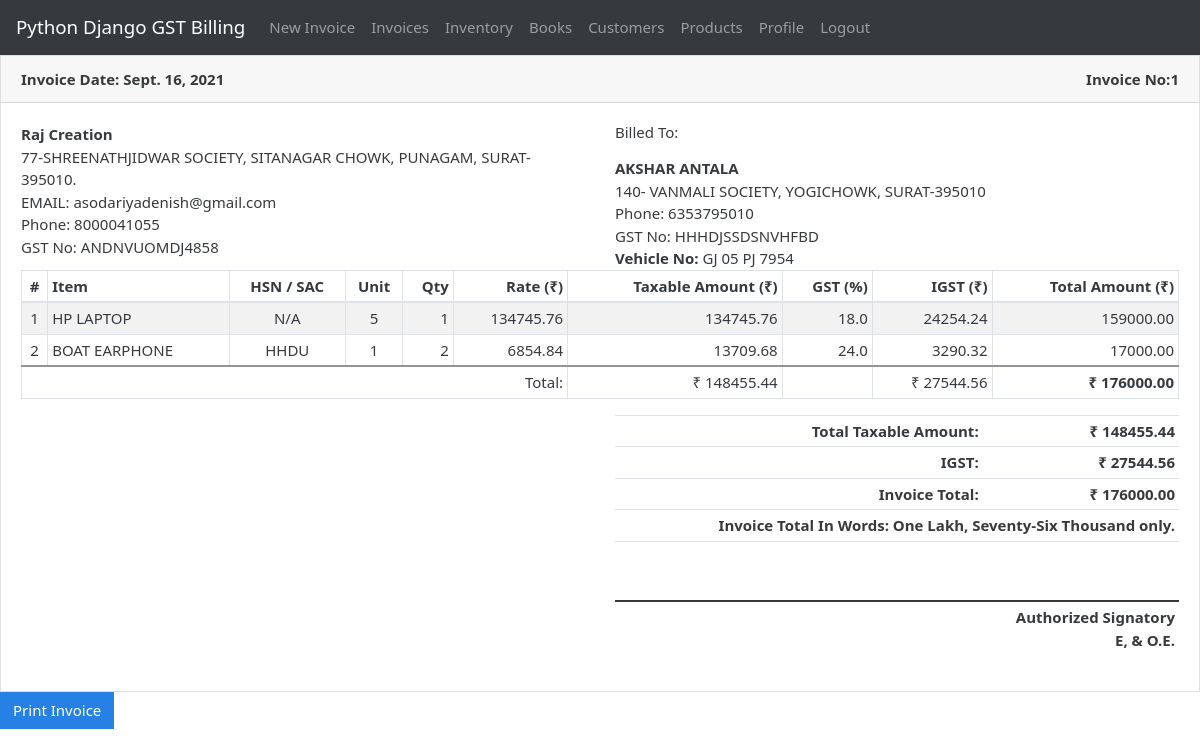
The page /invoice/2 (signed in) on the database its author committed.
### gstbillingapp/models.py (models this page shows, shortened)
class Invoice(models.Model):
    user = models.ForeignKey(User, null=True, blank=True, on_delete=models.SET_NULL)
    invoice_number = models.IntegerField()
    invoice_date = models.DateField()
    invoice_customer = models.ForeignKey(
        'Customer',
        on_delete=models.SET_NULL,
        null=True
    )
    invoice_json = models.TextField()
    inventory_reflected = models.BooleanField(default=True)
    books_reflected = models.BooleanField(default=True)

class UserProfile(models.Model):
    user = models.OneToOneField(User, on_delete=models.CASCADE)
    business_title = models.CharField(max_length=100, blank=True, null=True)
    business_address = models.TextField(max_length=400, blank=True, null=True)
    business_email = models.EmailField(blank=True, null=True)
    business_phone = models.CharField(max_length=20, blank=True, null=True)
    business_gst = models.CharField(max_length=15, blank=True, null=True)

### gstbillingapp/views.py (the view)
# urls.py: path('invoice/<int:invoice_id>', views.invoice_viewer, name='invoice_viewer'),
@login_required
def invoice_viewer(request, invoice_id):
    invoice_obj = get_object_or_404(Invoice, user=request.user, id=invoice_id)
    user_profile = get_object_or_404(UserProfile, user=request.user)
    context = {}
    context['invoice'] = invoice_obj
    context['invoice_data'] = json.loads(invoice_obj.invoice_json)
    print(context['invoice_data'])
    context['currency'] = "₹"
    context['total_in_words'] = num2words.num2words(int(context['invoice_data']['invoice_total_amt_with_gst']), lang='en_IN').title()
    context['user_profile'] = user_profile
    return render(request, 'gstbillingapp/invoice_printer.html', context)

### gstbillingapp/templates/gstbillingapp/invoice_printer.html (shortened to what this page needs)
{% extends "gstbillingapp/print_base.html" %}
{% block content %}
	<div class="card">
		<div class="card-header">
			<div class="row">
			<div class="col-sm-6 col-6"><strong>Invoice Date: {{invoice.invoice_date}}</strong></div>
			<div class="col-sm-6 text-right col-6"><strong>Invoice No:{{invoice.invoice_number}}</strong></div>
			</div>
		</div>
		<div class="card-body">
			<div class="row">
				<div class="col-sm-6 col-md-6 col-lg-6 col-6">
					<div>
						<strong>{{user_profile.business_title}}</strong>
					</div>
						<div id="invoice_profile_data">{{user_profile.business_address}}</div>
					{% if user_profile.business_email %}
						<div>EMAIL: {{user_profile.business_email}}</div>
					{% endif %}
					{% if user_profile.business_phone %}
						<div>Phone: {{user_profile.business_phone}}</div>
					{% endif %}
					{% if user_profile.business_gst %}
						<div>GST No: {{user_profile.business_gst}}</div>
					{% endif %}
				</div>
				<div class="col-sm-6 col-md-6 col-lg-6 col-6">
					<h6 class="mb-3">Billed To:</h6>
					<div>
						<strong>{{ invoice_data.customer_name }}</strong>
					</div>
					<div>{{ invoice_data.customer_address }}</div>
					<div>Phone: {{ invoice_data.customer_phone }}</div>
					<div>GST No: {{ invoice_data.customer_gst }}</div>
					{% if invoice_data.vehicle_number %}
					<div><strong>Vehicle No:</strong> {{ invoice_data.vehicle_number }}</div>
					{% endif %}
				</div>
			</div>
			<div class="table-responsive-sm">
				<table class="table table-striped table-invoice">
					<thead>
						<tr>
							<th class="text-center">#</th>
							<th class="text-left">Item</th>
							<th class="text-center">HSN / SAC</th>
							<th class="text-center">Unit</th>
							<th class="text-right">Qty</th>
							<th class="text-right">Rate ({{ currency }})</th>
							<th class="text-right">Taxable Amount ({{ currency }})</th>
							<th class="text-right">GST (%)</th>
							{% if invoice_data.igstcheck %}
								<th class="text-right">IGST ({{ currency }})</th>
							{% else %}
								<th class="text-right">CGST ({{ currency }})</th>
								<th class="text-right">SGST ({{ currency }})</th>
							{% endif %}
							<th class="text-right">Total Amount ({{ currency }})</th>
						</tr>
					</thead>
					<tbody>
						{% for item in invoice_data.items %}
						<tr>
							<td class="text-center">{{ forloop.counter }}</td>
							<td class="text-left strong">{{ item.invoice_product }}</td>
							<td class="text-center">{{ item.invoice_hsn }}</td>
							<td class="text-center">{{ item.invoice_unit }}</td>
							<td class="text-right">{{ item.invoice_qty }}</td>
							<td class="text-right">{{ item.invoice_rate_without_gst|floatformat:2 }}</td>
							<td class="text-right">{{ item.invoice_amt_without_gst|floatformat:2 }}</td>
							<td class="text-right">{{ item.invoice_gst_percentage }}</td>
							{% if invoice_data.igstcheck %}
								<td class="text-right">{{ item.invoice_amt_igst|floatformat:2 }}</td>
							{% else %}
								<td class="text-right">{{ item.invoice_amt_cgst|floatformat:2 }}</td>
								<td class="text-right">{{ item.invoice_amt_sgst|floatformat:2 }}</td>
							{% endif %}
							<td class="text-right">{{ item.invoice_amt_with_gst|floatformat:2 }}</td>
						</tr>
						{% endfor %}
						<tr id="table-invoice-total-row">
							{% if invoice_data.igstcheck %}
								<td class="text-right" colspan="6">Total: </td>
								<td class="text-right">{{ currency }} {{ invoice_data.invoice_total_amt_without_gst|floatformat:2 }}</td>
								<td class="text-right"></td>
								<td class="text-right">{{ currency }} {{invoice_data.invoice_total_amt_igst|floatformat:2 }}</td>
							{% endif %}
							<td class="text-right"><strong>{{ currency }} {{ invoice_data.invoice_total_amt_with_gst|floatformat:2 }}</strong></td>
						</tr>
					</tbody>
				</table>
			</div>
			<div class="row">
				<div class="col-sm-6 col-lg-6 col-md-6">
				</div>
				<div class="col-sm-6 col-lg-6 col-md-6">
					<table class="table text-right" id="invoice-grand-total-table">
						<tr>
							<td>Total Taxable Amount: </td>
							<td>{{ currency }} {{ invoice_data.invoice_total_amt_without_gst|floatformat:2 }}</td>
						</tr>
						{% if invoice_data.igstcheck %}
							<tr>
								<td>IGST: </td>
								<td>{{ currency }} {{ invoice_data.invoice_total_amt_igst|floatformat:2 }}</td>
							</tr>
						{% endif %}
						<tr>
							<td>Invoice Total: </td>
							<td>{{ currency }} {{invoice_data.invoice_total_amt_with_gst|floatformat:2 }}</td>
						</tr>
						<tr>
							<td colspan="2" class="text-middle">
								Invoice Total In Words: {{ total_in_words }} only.
							</td>
						</tr>
						<tr id="invoice-signature-row">
							<td colspan="2"></td>
						</tr>
						<tr id="invoice-signature-text-row">
							<td colspan="2">Authorized Signatory<br> E, & O.E.	</td>
						</tr>
					</table>
				</div>
			</div>
		</div>
	</div>
	<button onclick="window.print();" class="btn btn-primary d-print-none">Print Invoice</button>
{% endblock %}

### gstbillingapp/static/gstbillingapp/main.css (style rules this page uses)
.table-invoice td, .table-invoice th { border: solid #dee2e6 1px; }
.table-invoice td, .table-invoice th { padding: .25rem; }
#table-invoice-total-row { border-top: 2px solid #939393; background: white; }
#invoice-grand-total-table td { font-weight: bold; padding: .25rem; }
#invoice-signature-text-row { border-top: : 2px solid; }
#invoice-signature-row { border-bottom: 2px solid; height: 4em; }
#invoice_profile_data { white-space: pre-line; }

### rows shown on the page
Invoice: invoice_date "Sept. 16, 2021", invoice_number "1"
UserProfile: business_title "Raj Creation", business_address "77-SHREENATHJIDWAR SOCIETY, SITANAGAR CHOWK, PUNAGAM, SURAT-395010.", business_email "asodariyadenish@gmail.com", business_phone "8000041055", business_gst "ANDNVUOMDJ4858"

### other values the page prints
{{ invoice_data.customer_name }} "AKSHAR ANTALA"
{{ invoice_data.customer_address }} "140- VANMALI SOCIETY, YOGICHOWK, SURAT-395010"
{{ invoice_data.customer_phone }} "6353795010"
{{ invoice_data.customer_gst }} "HHHDJSSDSNVHFBD"
{{ invoice_data.vehicle_number }} "GJ 05 PJ 7954"
{{ currency }} "₹"
{{ item.invoice_product }} "HP LAPTOP" "BOAT EARPHONE"
{{ item.invoice_hsn }} "N/A" "HHDU"
{{ item.invoice_unit }} "5" "1"
{{ item.invoice_qty }} "1" "2"
{{ item.invoice_rate_without_gst|floatformat:2 }} "134745.76" "6854.84"
{{ item.invoice_amt_without_gst|floatformat:2 }} "134745.76" "13709.68"
{{ item.invoice_gst_percentage }} "18.0" "24.0"
{{ item.invoice_amt_igst|floatformat:2 }} "24254.24" "3290.32"
{{ item.invoice_amt_with_gst|floatformat:2 }} "159000.00" "17000.00"
